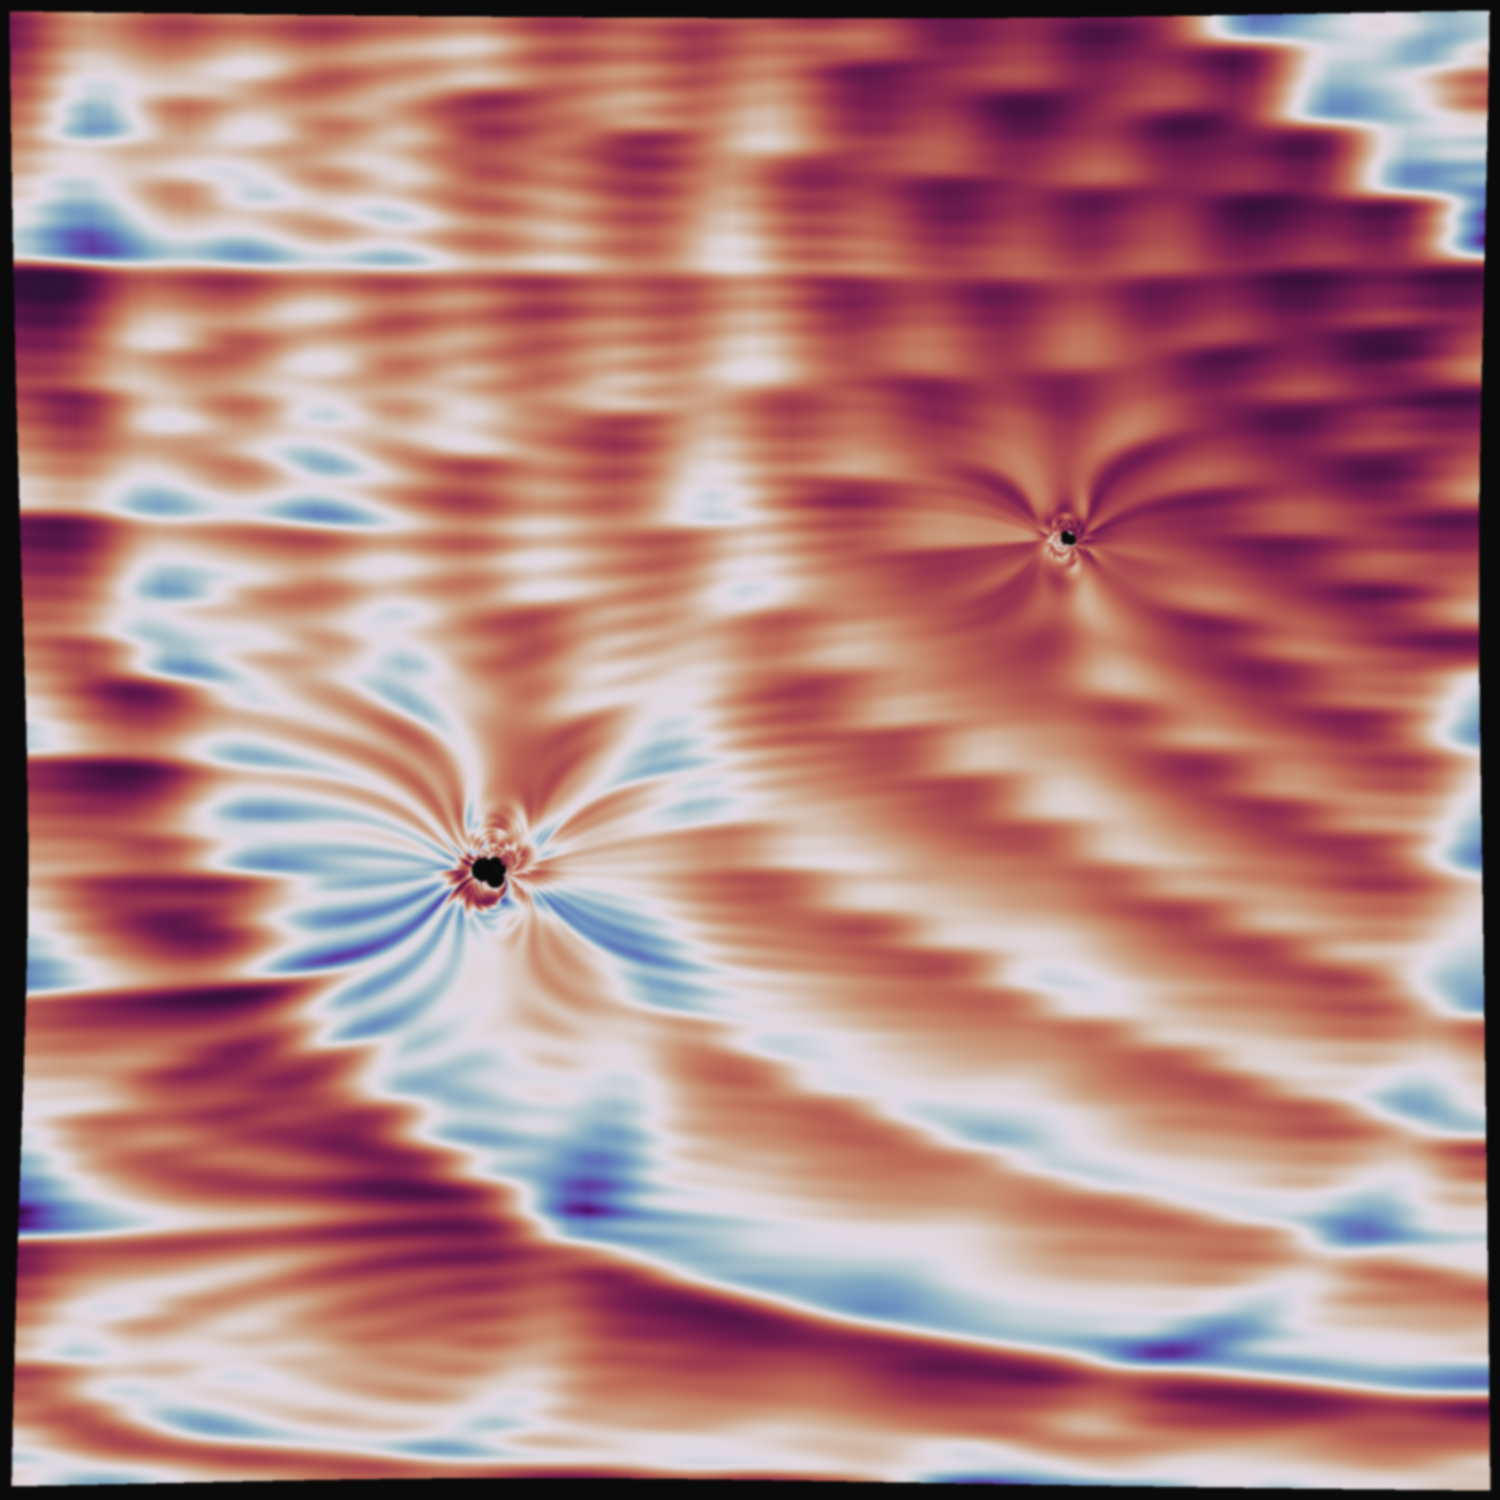

Reproduce this figure in Python.
"""
Bent — the smoke ring significand warped by gravitational lenses
in the Cartesian plane.

Two point-mass lenses placed asymmetrically in the rectangular carpet
create voids surrounded by stretched, bent twilight bands — like
looking at the data through a pair of invisible singularities.
"""

import sys, os
sys.path.insert(0, os.path.join(os.path.dirname(os.path.abspath(__file__)),
                                '..', '..', '..', '..', '..', '..', 'core'))

import numpy as np
import matplotlib
matplotlib.use('Agg')
import matplotlib.pyplot as plt
from scipy.ndimage import gaussian_filter
from acm_core import acm_n_primes

N_ROWS   = 600
N_DIGITS = 80
W        = 4

# ── build + compute ──────────────────────────────────────────────────

print("Building digit strings …")
fabric = np.zeros((N_ROWS, N_DIGITS), dtype=int)
for i, n in enumerate(range(1, N_ROWS + 1)):
    ps = acm_n_primes(n, 40)
    s = ''.join(str(p) for p in ps)
    for j, ch in enumerate(s[:N_DIGITS]):
        fabric[i, j] = int(ch)

print("Computing significands …")
N_WIN = N_DIGITS - W + 1
powers = 10 ** np.arange(W - 1, -1, -1)
sig = np.zeros((N_ROWS, N_WIN))
for j in range(N_WIN):
    sig[:, j] = np.dot(fabric[:, j:j + W], powers) / 10**W

# ── smoke ring treatment ─────────────────────────────────────────────

sig = gaussian_filter(sig, sigma=[3, 2])
sig = (sig - sig.min()) / (sig.max() - sig.min() + 1e-12)
sig = sig ** 0.6

# ── gravitational lens warp ──────────────────────────────────────────

print("Bending …")
img_size = 2400

iy, ix = np.mgrid[0:img_size, 0:img_size]
u = ix.astype(np.float64) / img_size     # 0→1 = window position
v = iy.astype(np.float64) / img_size     # 0→1 = monoid n

# two lenses: (u_center, v_center, Einstein_radius)
lenses = [
    (0.33, 0.42, 0.07),     # left, slightly below mid — strong
    (0.71, 0.64, 0.045),    # right, slightly above mid — weaker
]

u_disp = np.zeros_like(u)
v_disp = np.zeros_like(v)

for u0, v0, R in lenses:
    du = u - u0
    dv = v - v0
    d2 = np.maximum(du**2 + dv**2, 1e-10)
    factor = R**2 / d2
    u_disp += du * factor
    v_disp += dv * factor

u_src = u + u_disp
v_src = v + v_disp

# ── sample data with bilinear interpolation ──────────────────────────

n_frac = v_src * (N_ROWS - 1)
d_frac = u_src * (N_WIN - 1)

valid = (n_frac >= 0) & (n_frac <= N_ROWS - 1) & \
        (d_frac >= 0) & (d_frac <= N_WIN - 1)

n0 = np.clip(np.floor(n_frac).astype(int), 0, N_ROWS - 2)
d0 = np.clip(np.floor(d_frac).astype(int), 0, N_WIN - 2)
nf = n_frac - n0
df = d_frac - d0

bg = np.full((img_size, img_size, 3), 0.04)

v00 = sig[n0[valid], d0[valid]]
v10 = sig[np.minimum(n0[valid] + 1, N_ROWS - 1), d0[valid]]
v01 = sig[n0[valid], np.minimum(d0[valid] + 1, N_WIN - 1)]
v11 = sig[np.minimum(n0[valid] + 1, N_ROWS - 1),
          np.minimum(d0[valid] + 1, N_WIN - 1)]

nf_v = nf[valid]
df_v = df[valid]
vals = (v00 * (1 - nf_v) * (1 - df_v) +
        v10 * nf_v       * (1 - df_v) +
        v01 * (1 - nf_v) * df_v +
        v11 * nf_v       * df_v)

bg[valid] = plt.cm.twilight_shifted(vals)[:, :3]

# post-warp blur
bg = gaussian_filter(bg, sigma=[2, 2, 0])

# ── save ─────────────────────────────────────────────────────────────

print("Saving …")
fig = plt.figure(figsize=(14, 14))
fig.patch.set_facecolor('#0a0a0a')
ax = fig.add_axes([0, 0, 1, 1])
ax.imshow(bg, origin='lower', interpolation='lanczos')
ax.axis('off')

out = os.path.join(os.path.dirname(os.path.abspath(__file__)), 'bent.png')
fig.savefig(out, dpi=200, facecolor='#0a0a0a', pad_inches=0)
plt.close()
print(f'-> {out}')
